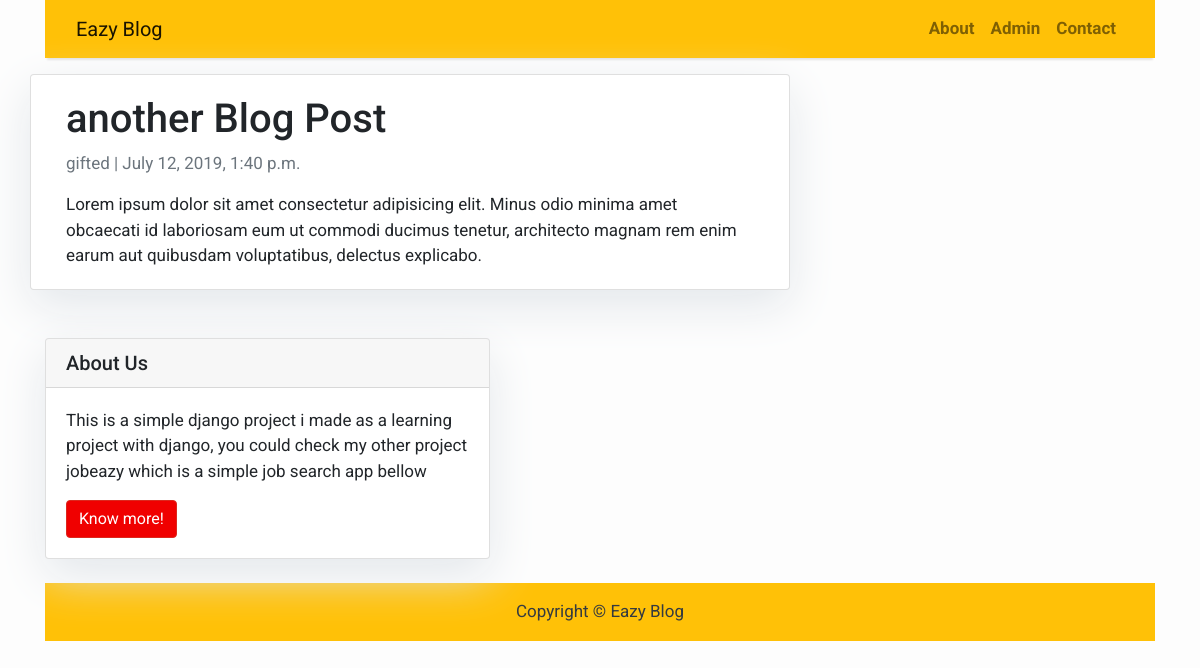
The page /another-blog-post/ on the database its author committed.
### blog/models.py (models this page shows, shortened)
class Post(models.Model):
    title = models.CharField(max_length=200, unique=True)
    slug = models.SlugField(max_length=200, unique=True)
    author = models.ForeignKey(User, on_delete= models.CASCADE,related_name='blog_posts')
    updated_on = models.DateTimeField(auto_now= True)
    content = MDTextField()
    created_on = models.DateTimeField(auto_now_add=True)
    status = models.IntegerField(choices=STATUS, default=0)
    class Meta:
        ordering = ['-created_on']

### blog/views.py (the view)
# urls.py: path('<slug:slug>/', views.PostDetail.as_view(), name='post_detail'),
class PostDetail(generic.DetailView):
    model = Post
    template_name = 'post_detail.html'

### blog/templates/post_detail.html
{% extends 'base.html' %} {% block content %}
<div class="container">
  <div class="row">
    <div class="col-md-8 card mb-4  mt-3 left  top">
      <div class="card-body">
        <h1>{% block title %} {{ object.title }} {% endblock title %}</h1>
        <p class=" text-muted">{{ post.author }} | {{ post.created_on }}</p>
        <p class="card-text ">{{ object.content | safe }}</p>
      </div>
    </div>
    {% block sidebar %} {% include 'sidebar.html' %} {% endblock sidebar %}
  </div>
</div>
{% endblock content %}

### blog/templates/base.html (style rules this page uses)
body { font-family: "Roboto", sans-serif; font-size: 17px; background-color: #fdfdfd; }

### blog/templates/sidebar.html (style rules this page uses)
.card { box-shadow: 0 16px 48px #E3E7EB; }

### rows shown on the page
Post: title "another Blog Post", author "gifted", created_on "July 12, 2019, 1:40 p.m.", content "Lorem ipsum dolor sit amet consectetur adipisicing elit. Minus odio minima amet obcaecati id laboriosam eum ut commodi ducimus tenetur, architecto magnam rem enim earum aut quibusdam voluptatibus, delectus explicabo."
